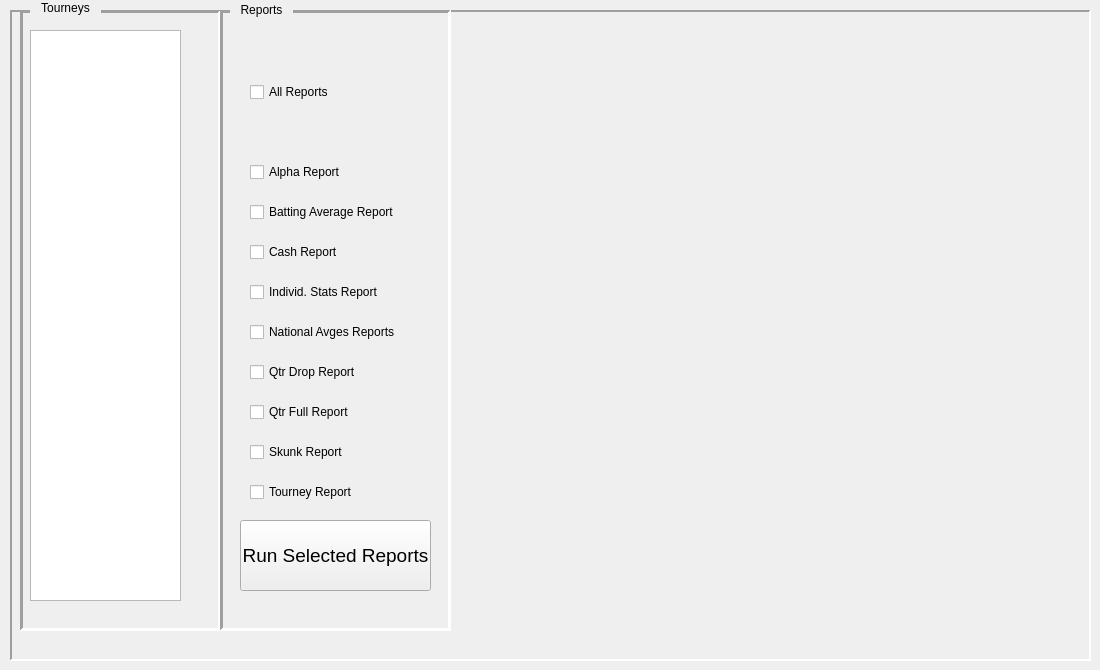
    <widget class="QWidget" name="reportsTab">
     <property name="autoFillBackground">
      <bool>true</bool>
     </property>
     <attribute name="title">
      <string>Reports</string>
     </attribute>
     <widget class="QFrame" name="reportsTabPanel">
      <property name="geometry">
       <rect>
        <x>10</x>
        <y>10</y>
        <width>1081</width>
        <height>651</height>
       </rect>
      </property>
      <property name="autoFillBackground">
       <bool>false</bool>
      </property>
      <property name="frameShape">
       <enum>QFrame::Shape::Panel</enum>
      </property>
      <property name="frameShadow">
       <enum>QFrame::Shadow::Sunken</enum>
      </property>
      <property name="lineWidth">
       <number>2</number>
      </property>
      <widget class="QFrame" name="tourneysPanel">
       <property name="geometry">
        <rect>
         <x>10</x>
         <y>0</y>
         <width>201</width>
         <height>621</height>
        </rect>
       </property>
       <property name="autoFillBackground">
        <bool>true</bool>
       </property>
       <property name="frameShape">
        <enum>QFrame::Shape::Panel</enum>
       </property>
       <property name="frameShadow">
        <enum>QFrame::Shadow::Sunken</enum>
       </property>
       <property name="lineWidth">
        <number>3</number>
       </property>
       <widget class="QListWidget" name="lw_listOfReportTourneys">
        <property name="geometry">
         <rect>
          <x>10</x>
          <y>20</y>
          <width>151</width>
          <height>571</height>
         </rect>
        </property>
       </widget>
      </widget>
      <widget class="QFrame" name="reportButtonsPanel">
       <property name="geometry">
        <rect>
         <x>210</x>
         <y>0</y>
         <width>231</width>
         <height>621</height>
        </rect>
       </property>
       <property name="autoFillBackground">
        <bool>true</bool>
       </property>
       <property name="frameShape">
        <enum>QFrame::Shape::Panel</enum>
       </property>
       <property name="frameShadow">
        <enum>QFrame::Shadow::Sunken</enum>
       </property>
       <property name="lineWidth">
        <number>3</number>
       </property>
       <widget class="QCheckBox" name="ckb_allReports">
        <property name="geometry">
         <rect>
          <x>30</x>
          <y>70</y>
          <width>101</width>
          <height>24</height>
         </rect>
        </property>
        <property name="text">
         <string>All Reports</string>
        </property>
        <property name="checked">
         <bool>false</bool>
        </property>
       </widget>
       <widget class="QCheckBox" name="ckb_alpha">
        <property name="geometry">
         <rect>
          <x>30</x>
          <y>150</y>
          <width>121</width>
          <height>24</height>
         </rect>
        </property>
        <property name="text">
         <string>Alpha Report</string>
        </property>
       </widget>
       <widget class="QCheckBox" name="ckb_battingAverage">
        <property name="geometry">
         <rect>
          <x>30</x>
          <y>190</y>
          <width>191</width>
          <height>24</height>
         </rect>
        </property>
        <property name="text">
         <string>Batting Average Report</string>
        </property>
       </widget>
       <widget class="QCheckBox" name="ckb_cash">
        <property name="geometry">
         <rect>
          <x>30</x>
          <y>230</y>
          <width>131</width>
          <height>24</height>
         </rect>
        </property>
        <property name="text">
         <string>Cash Report</string>
        </property>
       </widget>
       <widget class="QCheckBox" name="ckb_individStats">
        <property name="geometry">
         <rect>
          <x>30</x>
          <y>270</y>
          <width>161</width>
          <height>24</height>
         </rect>
        </property>
        <property name="text">
         <string>Individ. Stats Report</string>
        </property>
       </widget>
       <widget class="QCheckBox" name="ckb_nationalAvges">
        <property name="geometry">
         <rect>
          <x>30</x>
          <y>310</y>
          <width>181</width>
          <height>24</height>
         </rect>
        </property>
        <property name="text">
         <string>National Avges Reports</string>
        </property>
       </widget>
       <widget class="QCheckBox" name="ckb_qtrDrop">
        <property name="geometry">
         <rect>
          <x>30</x>
          <y>350</y>
          <width>131</width>
          <height>24</height>
         </rect>
        </property>
        <property name="text">
         <string>Qtr Drop Report</string>
        </property>
       </widget>
       <widget class="QCheckBox" name="ckb_qtrFull">
        <property name="geometry">
         <rect>
          <x>30</x>
          <y>390</y>
          <width>121</width>
          <height>24</height>
         </rect>
        </property>
        <property name="text">
         <string>Qtr Full Report</string>
        </property>
       </widget>
       <widget class="QCheckBox" name="ckb_skunk">
        <property name="geometry">
         <rect>
          <x>30</x>
          <y>430</y>
          <width>121</width>
          <height>24</height>
         </rect>
        </property>
        <property name="text">
         <string>Skunk Report</string>
        </property>
       </widget>
       <widget class="QCheckBox" name="ckb_tourney">
        <property name="geometry">
         <rect>
          <x>30</x>
          <y>470</y>
          <width>131</width>
          <height>24</height>
         </rect>
        </property>
        <property name="text">
         <string>Tourney Report</string>
        </property>
       </widget>
       <widget class="QPushButton" name="pb_runReportsButton">
        <property name="geometry">
         <rect>
          <x>20</x>
          <y>510</y>
          <width>191</width>
          <height>71</height>
         </rect>
        </property>
        <property name="font">
         <font>
          <pointsize>14</pointsize>
          <fontweight>Medium</fontweight>
         </font>
        </property>
        <property name="text">
         <string>Run Selected Reports</string>
        </property>
        <property name="flat">
         <bool>false</bool>
        </property>
       </widget>
      </widget>
     </widget>
     <widget class="QLabel" name="label_36">
      <property name="geometry">
       <rect>
        <x>30</x>
        <y>-2</y>
        <width>71</width>
        <height>20</height>
       </rect>
      </property>
      <property name="autoFillBackground">
       <bool>true</bool>
      </property>
      <property name="text">
       <string>Tourneys</string>
      </property>
      <property name="alignment">
       <set>Qt::AlignmentFlag::AlignCenter</set>
      </property>
     </widget>
     <widget class="QLabel" name="label_37">
      <property name="geometry">
       <rect>
        <x>230</x>
        <y>0</y>
        <width>63</width>
        <height>20</height>
       </rect>
      </property>
      <property name="autoFillBackground">
       <bool>true</bool>
      </property>
      <property name="text">
       <string>Reports</string>
      </property>
      <property name="alignment">
       <set>Qt::AlignmentFlag::AlignCenter</set>
      </property>
     </widget>
    </widget>
